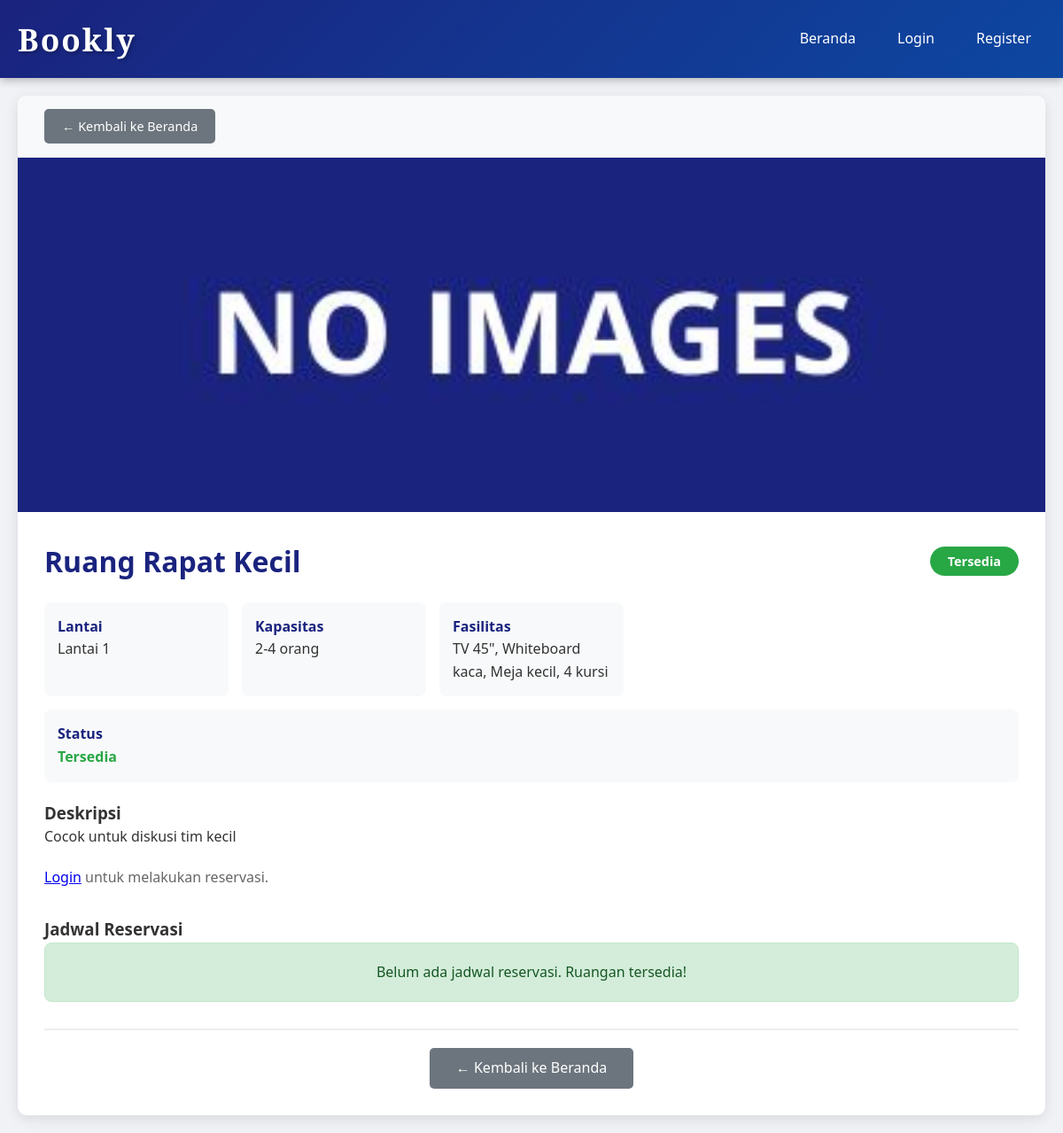
Screenshot of /detail.php?id=1 with the database file from the repository.
### tables this page shows
CREATE TABLE IF NOT EXISTS rooms (
    id INT PRIMARY KEY AUTO_INCREMENT,
    nama VARCHAR(100) NOT NULL,
    lantai INT NOT NULL,
    kapasitas VARCHAR(50) NOT NULL,
    fasilitas TEXT,
    deskripsi TEXT,
    gambar VARCHAR(255) DEFAULT 'default.jpg',
    created_at TIMESTAMP DEFAULT CURRENT_TIMESTAMP
);

### database.php (called while the page is built, shortened)
<?php
$host   = getenv('DB_HOST') ?: 'localhost';
$port   = getenv('DB_PORT') ?: '3306';
$user   = getenv('DB_USER') ?: 'root';
$pass   = getenv('DB_PASS') ?: '';
$db     = getenv('DB_NAME') ?: 'reservasi_ruangan';
$sslCa  = getenv('DB_SSL_CA') ?: '';
$conn = mysqli_init();
if (!empty($sslCa)) {
    $caPath = '/tmp/aiven-ca.pem';
    mysqli_ssl_set($conn, null, null, $caPath, null, null);
} else {
    $ok = @mysqli_real_connect($conn, $host, $user, $pass, $db, (int) $port);
}
mysqli_set_charset($conn, 'utf8mb4');
function query($sql) {
    global $conn;
    return mysqli_query($conn, $sql);
}
function fetchOne($result) {
    return mysqli_fetch_assoc($result);
}
function numRows($result) {
    return mysqli_num_rows($result);
}
?>

### detail.php (the view, shortened to what this page needs)
<?php
$id = isset($_GET['id']) ? intval($_GET['id']) : 0;
$query = "SELECT * FROM rooms WHERE id = $id";
$result = query($query);
$room = fetchOne($result);
$gambarPath = 'uploads/' . $room['gambar'];
$jadwal = "SELECT r.*, u.nama as user_nama
           FROM reservations r
           JOIN users u ON r.user_id = u.id
           WHERE r.room_id = $id AND r.status = 'booked'
           AND r.tanggal >= CURDATE()
           ORDER BY r.tanggal, r.jam_mulai";
$jadwalResult = query($jadwal);
$isBooked = numRows($jadwalResult) > 0;
?>
<?php include 'header.php'; ?>
<div class="detail-container">
    <div style="padding: 15px 30px; background: #f8f9fa; border-bottom: 1px solid #eee; display: flex; justify-content: space-between; align-items: center; flex-wrap: wrap; gap: 10px;">
        <a href="index.php" class="btn" style="background: #6c757d; padding: 8px 20px; font-size: 0.9rem;">
            ← Kembali ke Beranda
        </a>
    </div>
    <div class="detail-image" style="background: none; height: 400px; overflow: hidden;">
        <img src="<?= $gambarPath ?>" alt="<?= htmlspecialchars($room['nama']) ?>"
             style="width: 100%; height: 100%; object-fit: cover; display: block;">
    </div>
    <div class="detail-content">
        <div style="display: flex; justify-content: space-between; align-items: center; flex-wrap: wrap; gap: 10px;">
            <h1 style="margin: 0;"><?= htmlspecialchars($room['nama']) ?></h1>
            <?php if($isBooked): ?>
                <span style="background: #dc3545; color: white; padding: 5px 20px; border-radius: 20px; font-size: 0.9rem; font-weight: bold;">
                    Sedang Booking
                </span>
            <?php else: ?>
                <span style="background: #28a745; color: white; padding: 5px 20px; border-radius: 20px; font-size: 0.9rem; font-weight: bold;">
                    Tersedia
                </span>
            <?php endif; ?>
        </div>
        <div class="info">
            <div class="info-item">
                <strong>Lantai</strong>
                Lantai <?= $room['lantai'] ?>
            </div>
            <div class="info-item">
                <strong>Kapasitas</strong>
                <?= htmlspecialchars($room['kapasitas']) ?>
            </div>
            <div class="info-item">
                <strong>Fasilitas</strong>
                <?= htmlspecialchars($room['fasilitas']) ?>
            </div>
            <div class="info-item" style="grid-column: 1 / -1;">
                <strong>Status</strong>
                <?php if($isBooked): ?>
                    <span style="color: #dc3545; font-weight: bold;">Tidak Tersedia (Sudah dibooking)</span>
                <?php else: ?>
                    <span style="color: #28a745; font-weight: bold;">Tersedia</span>
                <?php endif; ?>
            </div>
        </div>
        <div style="margin: 20px 0;">
            <h3>Deskripsi</h3>
            <p><?= htmlspecialchars($room['deskripsi']) ?></p>
        </div>
        <?php if(isset($_SESSION['user_id']) && $_SESSION['role'] == 'client'): ?>
            <?php if($isBooked): ?>
                <div style="background: #f8d7da; padding: 15px; border-radius: 8px; margin: 15px 0; border: 1px solid #f5c6cb;">
                    <p style="color: #721c24; margin: 0; font-weight: bold;">
                        Maaf, ruangan ini sedang tidak tersedia untuk tanggal-tanggal berikut:
                    </p>
                </div>
            <?php else: ?>
                <a href="reservasi.php?room_id=<?= $room['id'] ?>" class="btn btn-success" style="font-size: 1.1rem;">
                    Pesan Sekarang
                </a>
            <?php endif; ?>
        <?php elseif(!isset($_SESSION['user_id'])): ?>
            <p style="color: #666;">
                <a href="login.php">Login</a> untuk melakukan reservasi.
            </p>
        <?php endif; ?>
        <div style="margin-top: 30px;">
            <h3>Jadwal Reservasi</h3>
            <?php if(numRows($jadwalResult) > 0): ?>
                <div style="background: #f8f9fa; padding: 15px; border-radius: 8px; margin-bottom: 15px;">
                    <p style="margin: 0; color: #856404; font-size: 0.9rem;">
                        <strong>Total Booking:</strong> <?= numRows($jadwalResult) ?> jadwal
                    </p>
                </div>
                <div class="table-responsive">
                    <table>
                        <thead>
                            <tr>
                                <th>Tanggal</th>
                                <th>Jam</th>
                                <th>Pemesan</th>
                                <th>Keperluan</th>
                            </tr>
                        </thead>
                        <tbody>
                            <?php while($jadwal = fetchOne($jadwalResult)): ?>
                            <tr>
                                <td><?= date('d/m/Y', strtotime($jadwal['tanggal'])) ?></td>
                                <td><?= substr($jadwal['jam_mulai'], 0, 5) ?> - <?= substr($jadwal['jam_selesai'], 0, 5) ?></td>
                                <td><?= htmlspecialchars($jadwal['user_nama']) ?></td>
                                <td><?= htmlspecialchars($jadwal['keperluan'] ?: '-') ?></td>
                            </tr>
                            <?php endwhile; ?>
                        </tbody>
                    </table>
                </div>
            <?php else: ?>
                <div style="background: #d4edda; padding: 20px; text-align: center; border-radius: 8px; border: 1px solid #c3e6cb;">
                    <p style="color: #155724; margin: 0; font-size: 1rem;">
                        Belum ada jadwal reservasi. Ruangan tersedia!
                    </p>
                </div>
            <?php endif; ?>
        </div>
        <div style="margin-top: 30px; padding-top: 20px; border-top: 2px solid #eee; text-align: center;">
            <a href="index.php" class="btn" style="background: #6c757d; padding: 10px 30px;">
                ← Kembali ke Beranda
            </a>
        </div>
    </div>
</div>
</body>
</html>

### style.css (style rules this page uses)
* { margin: 0; padding: 0; box-sizing: border-box; }
body { font-family: 'Segoe UI', Tahoma, Geneva, Verdana, sans-serif; background-color: #f0f2f5; color: #333; line-height: 1.6; min-height: 100vh; display: flex; flex-direction: column; }
.btn { display: inline-block; padding: 10px 20px; background: #0d47a1; color: white; text-decoration: none; border-radius: 5px; border: none; cursor: pointer; transition: background 0.3s; font-size: 1rem; }
.detail-container { background: white; border-radius: 10px; box-shadow: 0 4px 15px rgba(0,0,0,0.1); overflow: hidden; }
.detail-image { width: 100%; height: 400px; background: linear-gradient(135deg, #1a237e, #0d47a1); display: flex; align-items: center; justify-content: center; font-size: 2rem; color: white; font-weight: bold; }
.detail-content { padding: 30px; }
.detail-content h1 { color: #1a237e; margin-bottom: 15px; }
.detail-content .info { display: grid; grid-template-columns: repeat(auto-fit, minmax(200px, 1fr)); gap: 15px; margin: 20px 0; }
.detail-content .info-item { padding: 15px; background: #f8f9fa; border-radius: 8px; }
.detail-content .info-item strong { display: block; color: #1a237e; }

### rows the page displays
rooms: gambar (placeholder picture), nama "Ruang Rapat Kecil", lantai "1", kapasitas "2-4 orang", fasilitas "TV 45\", Whiteboard kaca, Meja kecil, 4 kursi", deskripsi "Cocok untuk diskusi tim kecil"
